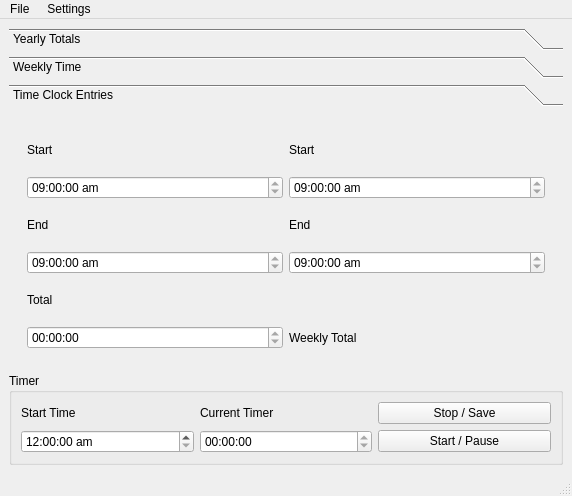
<?xml version="1.0" encoding="UTF-8"?>
<ui version="4.0">
 <class>STG_Timer</class>
 <widget class="QMainWindow" name="STG_Timer">
  <property name="geometry">
   <rect>
    <x>0</x>
    <y>0</y>
    <width>572</width>
    <height>496</height>
   </rect>
  </property>
  <property name="windowTitle">
   <string>STG Timer</string>
  </property>
  <widget class="QWidget" name="centralwidget">
   <layout class="QGridLayout" name="gridLayout_6">
    <item row="2" column="0">
     <widget class="QGroupBox" name="groupBox_4">
      <property name="title">
       <string>Timer</string>
      </property>
      <layout class="QGridLayout" name="gridLayout_7">
       <item row="0" column="0">
        <widget class="QLabel" name="title_timer_start">
         <property name="text">
          <string>Start Time</string>
         </property>
        </widget>
       </item>
       <item row="0" column="2">
        <widget class="QLabel" name="title_current_timer">
         <property name="text">
          <string>Current Timer</string>
         </property>
        </widget>
       </item>
       <item row="2" column="2">
        <widget class="QTimeEdit" name="timeEdit_timer">
         <property name="readOnly">
          <bool>true</bool>
         </property>
         <property name="displayFormat">
          <string>hh:mm:ss</string>
         </property>
        </widget>
       </item>
       <item row="0" column="3">
        <widget class="QPushButton" name="pushButton_save">
         <property name="text">
          <string>Stop / Save</string>
         </property>
         <property name="icon">
          <iconset resource="../resources.qrc">
           <normaloff>:/resources/resources/icons/document-save.png</normaloff>:/resources/resources/icons/document-save.png</iconset>
         </property>
        </widget>
       </item>
       <item row="2" column="3">
        <widget class="QPushButton" name="pushButton_start_pause">
         <property name="text">
          <string>Start / Pause</string>
         </property>
        </widget>
       </item>
       <item row="2" column="0">
        <widget class="QDateTimeEdit" name="dateTimeEdit_start">
         <property name="displayFormat">
          <string>hh:mm:ss ap</string>
         </property>
       </widget>
       </item>
      </layout>
     </widget>
    </item>
    <item row="0" column="0">
     <widget class="QToolBox" name="toolBox">
      <property name="currentIndex">
       <number>2</number>
      </property>
      <widget class="QWidget" name="widget">
       <property name="geometry">
        <rect>
         <x>0</x>
         <y>0</y>
         <width>541</width>
         <height>244</height>
        </rect>
       </property>
       <attribute name="label">
        <string>Yearly Totals</string>
       </attribute>
       <layout class="QVBoxLayout" name="verticalLayout_3">
        <item>
         <widget class="QFrame" name="frame_3">
          <layout class="QGridLayout" name="gridLayout_3">
           <item row="2" column="0">
            <widget class="QLabel" name="title_billable">
             <property name="font">
              <font>
               <weight>75</weight>
               <bold>true</bold>
              </font>
             </property>
             <property name="text">
              <string>Billable Hours</string>
             </property>
            </widget>
           </item>
           <item row="4" column="0">
            <widget class="QLabel" name="title_nondiscount">
             <property name="font">
              <font>
               <weight>75</weight>
               <bold>true</bold>
              </font>
             </property>
             <property name="text">
              <string>Non Discounted Hours</string>
             </property>
            </widget>
           </item>
           <item row="4" column="2">
            <widget class="QLabel" name="title_needed">
             <property name="font">
              <font>
               <weight>75</weight>
               <bold>true</bold>
              </font>
             </property>
             <property name="text">
              <string>Needed</string>
             </property>
             <property name="alignment">
              <set>Qt::AlignCenter</set>
             </property>
            </widget>
           </item>
           <item row="9" column="0">
            <widget class="QLabel" name="title_important_dates">
             <property name="text">
              <string>Important Dates</string>
             </property>
             <property name="alignment">
              <set>Qt::AlignCenter</set>
             </property>
            </widget>
           </item>
           <item row="13" column="1">
            <widget class="QLabel" name="label_time_remaining_1">
             <property name="text">
              <string>0</string>
             </property>
            </widget>
           </item>
           <item row="13" column="2">
            <widget class="QLabel" name="label_time_over_under_1">
             <property name="text">
              <string>0</string>
             </property>
            </widget>
           </item>
           <item row="14" column="1">
            <widget class="QLabel" name="label_time_remaining_2">
             <property name="text">
              <string>0</string>
             </property>
            </widget>
           </item>
           <item row="14" column="2">
            <widget class="QLabel" name="label_time_over_under_2">
             <property name="text">
              <string>0</string>
             </property>
            </widget>
           </item>
           <item row="15" column="1">
            <widget class="QLabel" name="label_time_remaining_3">
             <property name="text">
              <string>0</string>
             </property>
            </widget>
           </item>
           <item row="15" column="2">
            <widget class="QLabel" name="label_time_over_under_3">
             <property name="text">
              <string>0</string>
             </property>
            </widget>
           </item>
           <item row="7" column="0">
            <widget class="QLabel" name="title_timeoff">
             <property name="font">
              <font>
               <weight>75</weight>
               <bold>true</bold>
              </font>
             </property>
             <property name="text">
              <string>Days off Remaining</string>
             </property>
            </widget>
           </item>
           <item row="1" column="2">
            <widget class="QLabel" name="title_current">
             <property name="font">
              <font>
               <weight>75</weight>
               <bold>true</bold>
              </font>
             </property>
             <property name="text">
              <string>Current Total</string>
             </property>
             <property name="alignment">
              <set>Qt::AlignCenter</set>
             </property>
            </widget>
           </item>
           <item row="2" column="2">
            <widget class="QLabel" name="label_currentTotal">
             <property name="text">
              <string>0</string>
             </property>
             <property name="alignment">
              <set>Qt::AlignCenter</set>
             </property>
            </widget>
           </item>
           <item row="9" column="2">
            <widget class="QLabel" name="title_over_under">
             <property name="text">
              <string>Time Over/Under</string>
             </property>
             <property name="alignment">
              <set>Qt::AlignCenter</set>
             </property>
            </widget>
           </item>
           <item row="9" column="1">
            <widget class="QLabel" name="title_time_remaining">
             <property name="text">
              <string>Time Remaining</string>
             </property>
             <property name="alignment">
              <set>Qt::AlignCenter</set>
             </property>
            </widget>
           </item>
           <item row="7" column="2">
            <widget class="QLabel" name="label_needed">
             <property name="text">
              <string>0</string>
             </property>
             <property name="alignment">
              <set>Qt::AlignCenter</set>
             </property>
            </widget>
           </item>
           <item row="7" column="1">
            <widget class="QLabel" name="label_time_off">
             <property name="text">
              <string>0</string>
             </property>
            </widget>
           </item>
           <item row="2" column="1">
            <widget class="QLabel" name="label_billable">
             <property name="text">
              <string>0</string>
             </property>
            </widget>
           </item>
           <item row="4" column="1">
            <widget class="QLabel" name="label_nondiscount">
             <property name="text">
              <string>0</string>
             </property>
            </widget>
           </item>
           <item row="13" column="0">
            <widget class="QDateEdit" name="dateEdit_important_1">
             <property name="date">
              <date>
               <year>2012</year>
               <month>5</month>
               <day>31</day>
              </date>
             </property>
             <property name="calendarPopup">
              <bool>true</bool>
             </property>
             <property name="displayFormat">
              <string>MMM d, yyyy</string>
             </property>
            </widget>
           </item>
           <item row="14" column="0">
            <widget class="QDateEdit" name="dateEdit_important_2">
             <property name="date">
              <date>
               <year>2012</year>
               <month>11</month>
               <day>9</day>
              </date>
             </property>
             <property name="calendarPopup">
              <bool>true</bool>
             </property>
             <property name="displayFormat">
              <string>MMM d, yyyy</string>
             </property>
            </widget>
           </item>
           <item row="15" column="0">
            <widget class="QDateEdit" name="dateEdit_important_3">
             <property name="date">
              <date>
               <year>2012</year>
               <month>12</month>
               <day>1</day>
              </date>
             </property>
             <property name="calendarPopup">
              <bool>true</bool>
             </property>
             <property name="displayFormat">
              <string>MMM d, yyyy</string>
             </property>
            </widget>
           </item>
           <item row="1" column="1">
            <widget class="QLabel" name="label_goal">
             <property name="text">
              <string>0</string>
             </property>
            </widget>
           </item>
           <item row="1" column="0">
            <widget class="QLabel" name="title_goal">
             <property name="font">
              <font>
               <weight>75</weight>
               <bold>true</bold>
              </font>
             </property>
             <property name="text">
              <string>Goal</string>
             </property>
             <property name="alignment">
              <set>Qt::AlignLeading|Qt::AlignLeft|Qt::AlignVCenter</set>
             </property>
            </widget>
           </item>
          </layout>
         </widget>
        </item>
       </layout>
      </widget>
      <widget class="QWidget" name="page_4">
       <property name="geometry">
        <rect>
         <x>0</x>
         <y>0</y>
         <width>541</width>
         <height>251</height>
        </rect>
       </property>
       <attribute name="label">
        <string>Weekly Time</string>
       </attribute>
       <layout class="QVBoxLayout" name="verticalLayout_2">
        <item>
         <widget class="QFrame" name="frame_2">
          <layout class="QGridLayout" name="gridLayout_4">
           <item row="5" column="4">
            <widget class="QLabel" name="title_tue">
             <property name="text">
              <string>Tuesday</string>
             </property>
            </widget>
           </item>
           <item row="6" column="4">
            <widget class="QLabel" name="title_wed">
             <property name="text">
              <string>Wednesday</string>
             </property>
            </widget>
           </item>
           <item row="8" column="4">
            <widget class="QLabel" name="title_thur">
             <property name="text">
              <string>Thursday</string>
             </property>
            </widget>
           </item>
           <item row="9" column="4">
            <widget class="QLabel" name="title_fri">
             <property name="text">
              <string>Friday</string>
             </property>
            </widget>
           </item>
           <item row="2" column="4">
            <widget class="QLabel" name="title_mon">
             <property name="text">
              <string>Monday</string>
             </property>
            </widget>
           </item>
           <item row="10" column="4">
            <widget class="QLabel" name="title_weekday">
             <property name="text">
              <string>Weekend</string>
             </property>
            </widget>
           </item>
           <item row="10" column="0">
            <widget class="QLabel" name="title_overtime">
             <property name="text">
              <string>Overtime</string>
             </property>
            </widget>
           </item>
           <item row="9" column="2">
            <widget class="QLabel" name="label_timer">
             <property name="text">
              <string>0</string>
             </property>
            </widget>
           </item>
           <item row="10" column="2">
            <widget class="QLabel" name="label_ot">
             <property name="text">
              <string>0</string>
             </property>
            </widget>
           </item>
           <item row="8" column="0">
            <widget class="QLabel" name="title_subtract">
             <property name="text">
              <string>Subtract</string>
             </property>
            </widget>
           </item>
           <item row="6" column="0">
            <widget class="QLabel" name="title_inprogress">
             <property name="text">
              <string>In Progress</string>
             </property>
            </widget>
           </item>
           <item row="5" column="0">
            <widget class="QLabel" name="title_time_clock">
             <property name="text">
              <string>Time Clock</string>
             </property>
            </widget>
           </item>
           <item row="5" column="2">
            <widget class="QLabel" name="label_time_clock">
             <property name="text">
              <string>0</string>
             </property>
            </widget>
           </item>
           <item row="2" column="0">
            <widget class="QLabel" name="title_time_needed">
             <property name="text">
              <string>Time Needed</string>
             </property>
            </widget>
           </item>
           <item row="2" column="2">
            <widget class="QLabel" name="label_time_needed">
             <property name="text">
              <string>0</string>
             </property>
            </widget>
           </item>
           <item row="0" column="0">
            <widget class="QLabel" name="title_wk_goal">
             <property name="text">
              <string>Weekly Goal</string>
             </property>
            </widget>
           </item>
           <item row="0" column="5">
            <widget class="QLabel" name="title_day_hrs">
             <property name="text">
              <string>Daily Hours</string>
             </property>
            </widget>
           </item>
           <item row="0" column="6">
            <widget class="QLabel" name="title_ot_hrs">
             <property name="text">
              <string>OT Hours</string>
             </property>
            </widget>
           </item>
           <item row="0" column="2">
            <widget class="QLabel" name="label_wk_goal">
             <property name="text">
              <string>0</string>
             </property>
            </widget>
           </item>
           <item row="2" column="5">
            <widget class="QTimeEdit" name="timeEdit_mon">
             <property name="time">
              <time>
               <hour>0</hour>
               <minute>0</minute>
               <second>0</second>
              </time>
             </property>
             <property name="displayFormat">
              <string>hh:mm:ss </string>
             </property>
            </widget>
           </item>
           <item row="2" column="6">
            <widget class="QTimeEdit" name="timeEdit_ot_mon">
             <property name="displayFormat">
              <string>hh:mm:ss </string>
             </property>
            </widget>
           </item>
           <item row="5" column="5">
            <widget class="QTimeEdit" name="timeEdit_tue">
             <property name="displayFormat">
              <string>hh:mm:ss </string>
             </property>
            </widget>
           </item>
           <item row="5" column="6">
            <widget class="QTimeEdit" name="timeEdit_ot_tue">
             <property name="displayFormat">
              <string>hh:mm:ss </string>
             </property>
            </widget>
           </item>
           <item row="6" column="5">
            <widget class="QTimeEdit" name="timeEdit_wed">
             <property name="displayFormat">
              <string>hh:mm:ss </string>
             </property>
            </widget>
           </item>
           <item row="6" column="6">
            <widget class="QTimeEdit" name="timeEdit_ot_wed">
             <property name="displayFormat">
              <string>hh:mm:ss </string>
             </property>
            </widget>
           </item>
           <item row="8" column="5">
            <widget class="QTimeEdit" name="timeEdit_thur">
             <property name="displayFormat">
              <string>hh:mm:ss </string>
             </property>
            </widget>
           </item>
           <item row="8" column="6">
            <widget class="QTimeEdit" name="timeEdit_ot_thur">
             <property name="displayFormat">
              <string>hh:mm:ss </string>
             </property>
            </widget>
           </item>
           <item row="9" column="5">
            <widget class="QTimeEdit" name="timeEdit_fri">
             <property name="displayFormat">
              <string>hh:mm:ss </string>
             </property>
            </widget>
           </item>
           <item row="9" column="6">
            <widget class="QTimeEdit" name="timeEdit_ot_fri">
             <property name="displayFormat">
              <string>hh:mm:ss </string>
             </property>
            </widget>
           </item>
           <item row="10" column="5">
            <widget class="QTimeEdit" name="timeEdit_wkend">
             <property name="displayFormat">
              <string>hh:mm:ss </string>
             </property>
            </widget>
           </item>
           <item row="10" column="6">
            <widget class="QTimeEdit" name="timeEdit_ot_wkend">
             <property name="displayFormat">
              <string>hh:mm:ss </string>
             </property>
            </widget>
           </item>
           <item row="6" column="2">
            <widget class="QTimeEdit" name="timeEdit_progress">
             <property name="displayFormat">
              <string>hh:mm:ss</string>
             </property>
            </widget>
           </item>
           <item row="8" column="2">
            <widget class="QTimeEdit" name="timeEdit_subtract">
             <property name="displayFormat">
              <string>hh:mm:ss</string>
             </property>
            </widget>
           </item>
           <item row="9" column="0">
            <widget class="QLabel" name="title_timer">
             <property name="text">
              <string>Timer</string>
             </property>
            </widget>
           </item>
          </layout>
         </widget>
        </item>
       </layout>
      </widget>
      <widget class="QWidget" name="page_5">
       <property name="geometry">
        <rect>
         <x>0</x>
         <y>0</y>
         <width>554</width>
         <height>236</height>
        </rect>
       </property>
       <attribute name="label">
        <string>Time Clock Entries</string>
       </attribute>
       <layout class="QVBoxLayout" name="verticalLayout">
        <item>
         <widget class="QFrame" name="frame">
          <layout class="QGridLayout" name="gridLayout_5">
           <item row="1" column="0">
            <widget class="QLabel" name="title_start_1">
             <property name="text">
              <string>Start</string>
             </property>
            </widget>
           </item>
           <item row="1" column="1">
            <widget class="QLabel" name="title_start_2">
             <property name="text">
              <string>Start</string>
             </property>
            </widget>
           </item>
           <item row="4" column="0">
            <widget class="QLabel" name="title_end_1">
             <property name="text">
              <string>End</string>
             </property>
            </widget>
           </item>
           <item row="4" column="1">
            <widget class="QLabel" name="title_end_2">
             <property name="text">
              <string>End</string>
             </property>
            </widget>
           </item>
           <item row="7" column="0">
            <widget class="QLabel" name="title_wk_total">
             <property name="text">
              <string>Total</string>
             </property>
            </widget>
           </item>
           <item row="2" column="0">
            <widget class="QDateTimeEdit" name="timeEdit_start_1">
             <property name="readOnly">
              <bool>true</bool>
             </property>
             <property name="date">
              <date>
               <year>2012</year>
               <month>1</month>
               <day>1</day>
              </date>
             </property>
             <property name="time">
              <time>
               <hour>9</hour>
               <minute>0</minute>
               <second>0</second>
              </time>
             </property>
             <property name="displayFormat">
              <string>hh:mm:ss ap</string>
             </property>
            </widget>
           </item>
           <item row="6" column="0">
            <widget class="QDateTimeEdit" name="timeEdit_end_1">
             <property name="readOnly">
              <bool>true</bool>
             </property>
             <property name="date">
              <date>
               <year>2012</year>
               <month>1</month>
               <day>1</day>
              </date>
             </property>
             <property name="time">
              <time>
               <hour>9</hour>
               <minute>0</minute>
               <second>0</second>
              </time>
             </property>
             <property name="displayFormat">
              <string>hh:mm:ss ap</string>
             </property>
            </widget>
           </item>
           <item row="2" column="1">
            <widget class="QDateTimeEdit" name="timeEdit_start_2">
             <property name="readOnly">
              <bool>true</bool>
             </property>
             <property name="date">
              <date>
               <year>2012</year>
               <month>1</month>
               <day>1</day>
              </date>
             </property>
             <property name="time">
              <time>
               <hour>9</hour>
               <minute>0</minute>
               <second>0</second>
              </time>
             </property>
             <property name="displayFormat">
              <string>hh:mm:ss ap</string>
             </property>
            </widget>
           </item>
           <item row="6" column="1">
            <widget class="QDateTimeEdit" name="timeEdit_end_2">
             <property name="readOnly">
              <bool>true</bool>
             </property>
             <property name="date">
              <date>
               <year>2012</year>
               <month>1</month>
               <day>1</day>
              </date>
             </property>
             <property name="time">
              <time>
               <hour>9</hour>
               <minute>0</minute>
               <second>0</second>
              </time>
             </property>
             <property name="displayFormat">
              <string>hh:mm:ss ap</string>
             </property>
            </widget>
           </item>
           <item row="8" column="0">
            <widget class="QTimeEdit" name="timeEdit_total">
             <property name="readOnly">
              <bool>true</bool>
             </property>
             <property name="date">
              <date>
               <year>2012</year>
               <month>1</month>
               <day>1</day>
              </date>
             </property>
             <property name="currentSection">
              <enum>QDateTimeEdit::HourSection</enum>
             </property>
             <property name="displayFormat">
              <string>hh:mm:ss</string>
             </property>
            </widget>
           </item>
           <item row="8" column="1">
            <widget class="QLabel" name="labelWeeklyTotal">
             <property name="text">
              <string>Weekly Total</string>
             </property>
            </widget>
           </item>
          </layout>
         </widget>
        </item>
       </layout>
      </widget>
     </widget>
    </item>
   </layout>
  </widget>
  <widget class="QMenuBar" name="menubar">
   <property name="geometry">
    <rect>
     <x>0</x>
     <y>0</y>
     <width>572</width>
     <height>25</height>
    </rect>
   </property>
   <widget class="QMenu" name="menuQuit">
    <property name="title">
     <string>File </string>
    </property>
    <addaction name="actionSaveAndClose"/>
    <addaction name="actionClose_without_Save"/>
    <addaction name="separator"/>
    <addaction name="actionSave"/>
    <addaction name="actionRecalculate"/>
    <addaction name="actionReset_without_Save"/>
    <addaction name="actionUpload_Time_Monday"/>
   </widget>
   <widget class="QMenu" name="menuSettings">
    <property name="title">
     <string>Settings</string>
    </property>
    <addaction name="actionGoal"/>
    <addaction name="actionWeekly_Goal"/>
    <addaction name="separator"/>
    <addaction name="actionDays_Off"/>
    <addaction name="actionBillable_Hours"/>
    <addaction name="actionNon_Discount_Hours"/>
    <addaction name="separator"/>
   </widget>
   <addaction name="menuQuit"/>
   <addaction name="menuSettings"/>
  </widget>
  <widget class="QStatusBar" name="statusbar"/>
  <action name="actionSaveAndClose">
   <property name="icon">
    <iconset resource="../resources.qrc">
     <normaloff>:/resources/resources/icons/application-exit.png</normaloff>:/resources/resources/icons/application-exit.png</iconset>
   </property>
   <property name="text">
    <string>Save And Close</string>
   </property>
   <property name="shortcut">
    <string>Ctrl+Q</string>
   </property>
   <property name="iconVisibleInMenu">
    <bool>true</bool>
   </property>
  </action>
  <action name="actionRecalculate">
   <property name="icon">
    <iconset resource="../resources.qrc">
     <normaloff>:/resources/resources/icons/view-refresh.png</normaloff>:/resources/resources/icons/view-refresh.png</iconset>
   </property>
   <property name="text">
    <string>Recalculate</string>
   </property>
  </action>
  <action name="actionGoal">
   <property name="text">
    <string>Yearly Goal</string>
   </property>
  </action>
  <action name="actionDays_Off">
   <property name="text">
    <string>Days Off</string>
   </property>
  </action>
  <action name="actionBillable_Hours">
   <property name="text">
    <string>Billable Hours</string>
   </property>
  </action>
  <action name="actionNon_Discount_Hours">
   <property name="text">
    <string>Non Discount Hours</string>
   </property>
  </action>
  <action name="actionWeekly_Goal">
   <property name="text">
    <string>Weekly Goal</string>
   </property>
  </action>
  <action name="actionVacation_Date">
   <property name="text">
    <string>Vacation Date</string>
   </property>
  </action>
  <action name="actionSave">
   <property name="icon">
    <iconset resource="../resources.qrc">
     <normaloff>:/resources/resources/icons/document-save.png</normaloff>:/resources/resources/icons/document-save.png</iconset>
   </property>
   <property name="text">
    <string>Save Time Updates</string>
   </property>
  </action>
  <action name="actionReset_without_Save">
   <property name="icon">
    <iconset resource="../resources.qrc">
     <normaloff>:/resources/resources/icons/window-close.png</normaloff>:/resources/resources/icons/window-close.png</iconset>
   </property>
   <property name="text">
    <string>Reset without Save</string>
   </property>
  </action>
  <action name="actionClose_without_Save">
   <property name="icon">
    <iconset resource="../resources.qrc">
     <normaloff>:/resources/resources/icons/application-exit.png</normaloff>:/resources/resources/icons/application-exit.png</iconset>
   </property>
   <property name="text">
    <string>Close without Save</string>
   </property>
  </action>
  <action name="actionUpload_Time_Monday">
   <property name="text">
    <string>Upload Time Monday</string>
   </property>
  </action>
 </widget>
 <resources>
  <include location="../resources.qrc"/>
 </resources>
 <connections/>
</ui>
